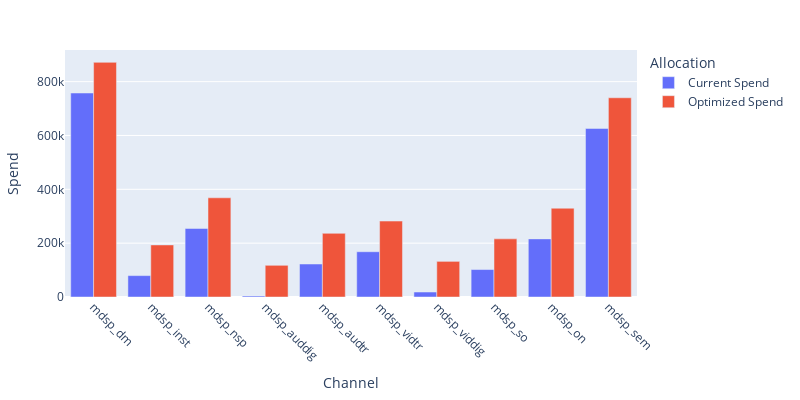

The notebook cell saved with this chart:
### Code cell
# Run optimization
optimal_allocation = optimize_budget(
    model, 
    media_spend_cols, 
    transformed_media_cols, 
    total_budget, 
    X_avg
)

# Compare current vs. optimized allocation
comparison = pd.DataFrame({
    'Channel': media_spend_cols,
    'Current Spend': df[media_spend_cols].mean().values,
    'Optimized Spend': optimal_allocation,
    'Change %': ((optimal_allocation / df[media_spend_cols].mean().values) - 1) * 100
})

print("Budget Optimization Results:")
print(comparison)

# Visualize the comparison
comparison_melted = pd.melt(comparison,
                           id_vars='Channel',
                           value_vars=['Current Spend', 'Optimized Spend'], 
                           var_name='Allocation',
                           value_name='Spend')

fig = px.bar(comparison_melted,
             x='Channel',
             y='Spend',
             color='Allocation',
             barmode='group',
    )

fig.update_layout(
    xaxis_tickangle=45,
    showlegend=True,
    height=400,
    width=800,
    margin=dict(t=50, l=50, r=50, b=100)
)

fig.show()

### Figure 1 — Plotly figure (JSON) as saved in the notebook; plotly's stock layout.template omitted (floating-point values rounded to 4 significant figures)
{"data": [{"alignmentgroup": "True", "hovertemplate": "Allocation=Current Spend<br>Channel=%{x}<br>Spend=%{y}<extra></extra>", "legendgroup": "Current Spend", "marker": {"color": "#636efa", "pattern": {"shape": ""}}, "name": "Current Spend", "offsetgroup": "Current Spend", "orientation": "v", "showlegend": true, "textposition": "auto", "type": "bar", "x": ["mdsp_dm", "mdsp_inst", "mdsp_nsp", "mdsp_auddig", "mdsp_audtr", "mdsp_vidtr", "mdsp_viddig", "mdsp_so", "mdsp_on", "mdsp_sem"], "xaxis": "x", "y": [757800.0, 79470.0, 254600.0, 3844.0, 122600.0, 168200.0, 18500.0, 102000.0, 215900.0, 626100.0], "yaxis": "y"}, {"alignmentgroup": "True", "hovertemplate": "Allocation=Optimized Spend<br>Channel=%{x}<br>Spend=%{y}<extra></extra>", "legendgroup": "Optimized Spend", "marker": {"color": "#EF553B", "pattern": {"shape": ""}}, "name": "Optimized Spend", "offsetgroup": "Optimized Spend", "orientation": "v", "showlegend": true, "textposition": "auto", "type": "bar", "x": ["mdsp_dm", "mdsp_inst", "mdsp_nsp", "mdsp_auddig", "mdsp_audtr", "mdsp_vidtr", "mdsp_viddig", "mdsp_so", "mdsp_on", "mdsp_sem"], "xaxis": "x", "y": [871700.0, 193400.0, 368500.0, 117800.0, 236500.0, 282100.0, 132400.0, 216000.0, 329800.0, 740100.0], "yaxis": "y"}], "layout": {"barmode": "group", "height": 400, "legend": {"title": {"text": "Allocation"}, "tracegroupgap": 0}, "margin": {"b": 100, "l": 50, "r": 50, "t": 50}, "showlegend": true, "width": 800, "xaxis": {"anchor": "y", "domain": [0, 1], "tickangle": 45, "title": {"text": "Channel"}}, "yaxis": {"anchor": "x", "domain": [0, 1], "title": {"text": "Spend"}}}}
